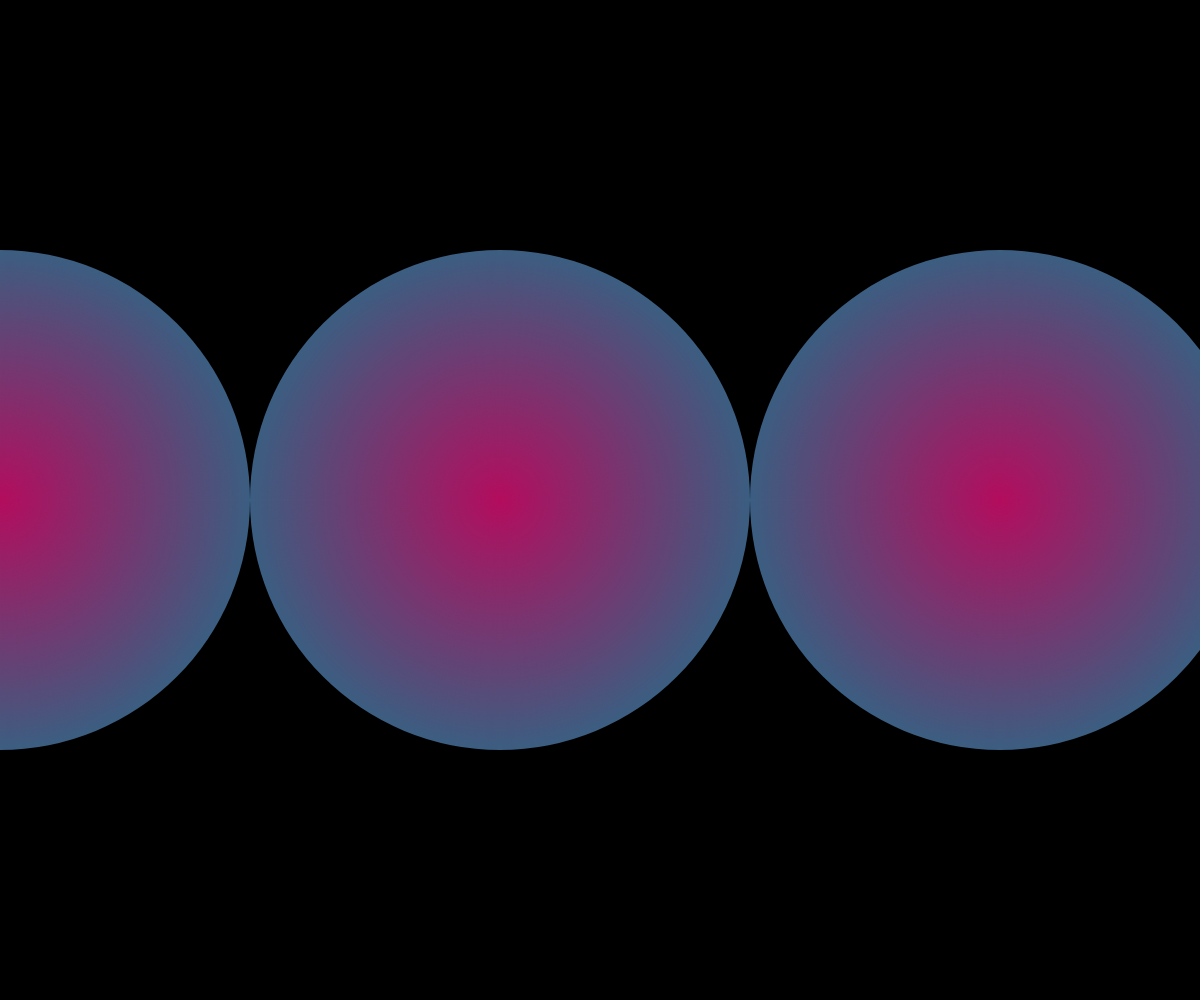
Frame 1 (no input)
Frame 2 (the mouse pressed at the canvas centre, redrawn once): identical to frame 1, image omitted

The p5.js sketch that drew this single still picture (run headless with seeded random() and noise() and a simulated clock; the mouse was pressed at the canvas centre and the sketch redrawn once):

// p5.js sketch
// ── sketch.js
// https://editor.p5js.org/p5/sketches/Color:_Radial_Gradient
// https://p5js.org/reference/p5/lerpColor/

let dim;
let seed = 1;

function setup() {
  createCanvas(windowWidth, windowHeight);
  
  background(0);
  noStroke();
  ellipseMode(RADIUS);
}
function windowResized() {
  resizeCanvas(windowWidth, windowHeight);
}
function draw() {
  dim = min(width/2, height/2);
  background(0);
  for (let x = 0; x <= width + dim; x += dim) {
    drawGradient(x, height / 2);
  }
  noLoop();
}

function drawGradient(x, y) {
  randomSeed(seed);
  let from = color(random(255), random(255), random(255));
  let to = color(random(255), random(255), random(255));
  let radius = dim / 2;
  let h = random(0, 360);
  for (let r = radius; r > 0; --r) {
    if (x % 1 === 0){
      let grad = lerpColor(to, from, map(r,0,radius,0,1));
      fill(grad);
    } else {
      let grad = lerpColor(from, to, map(r,0,radius,0,1));
      fill(grad);
    }
    ellipse(x, y, r, r);
    h = (h + 1) % 360;
  }
}

function mouseClicked() {
  seed = random(100);
  loop();
}
